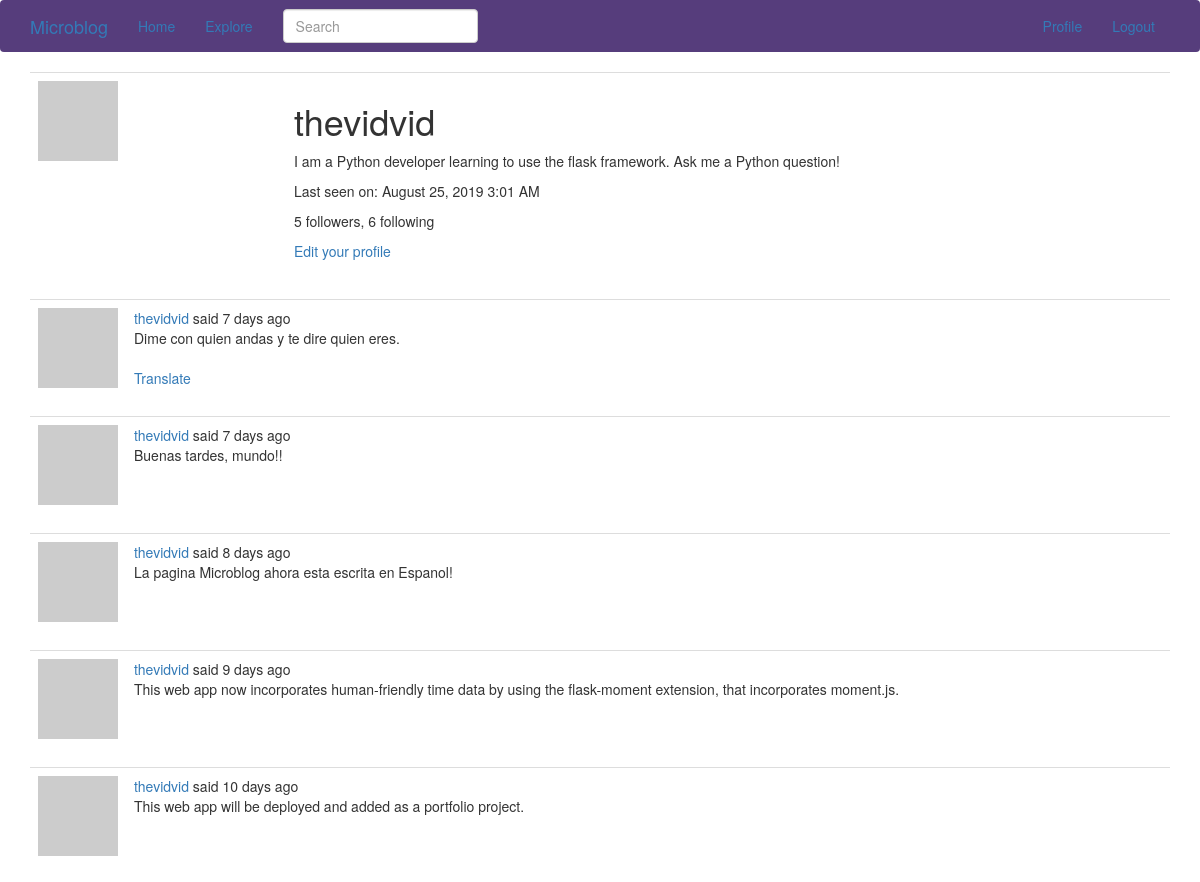
/user/thevidvid (signed in, upper part), run on an earlier commit of the app's database.
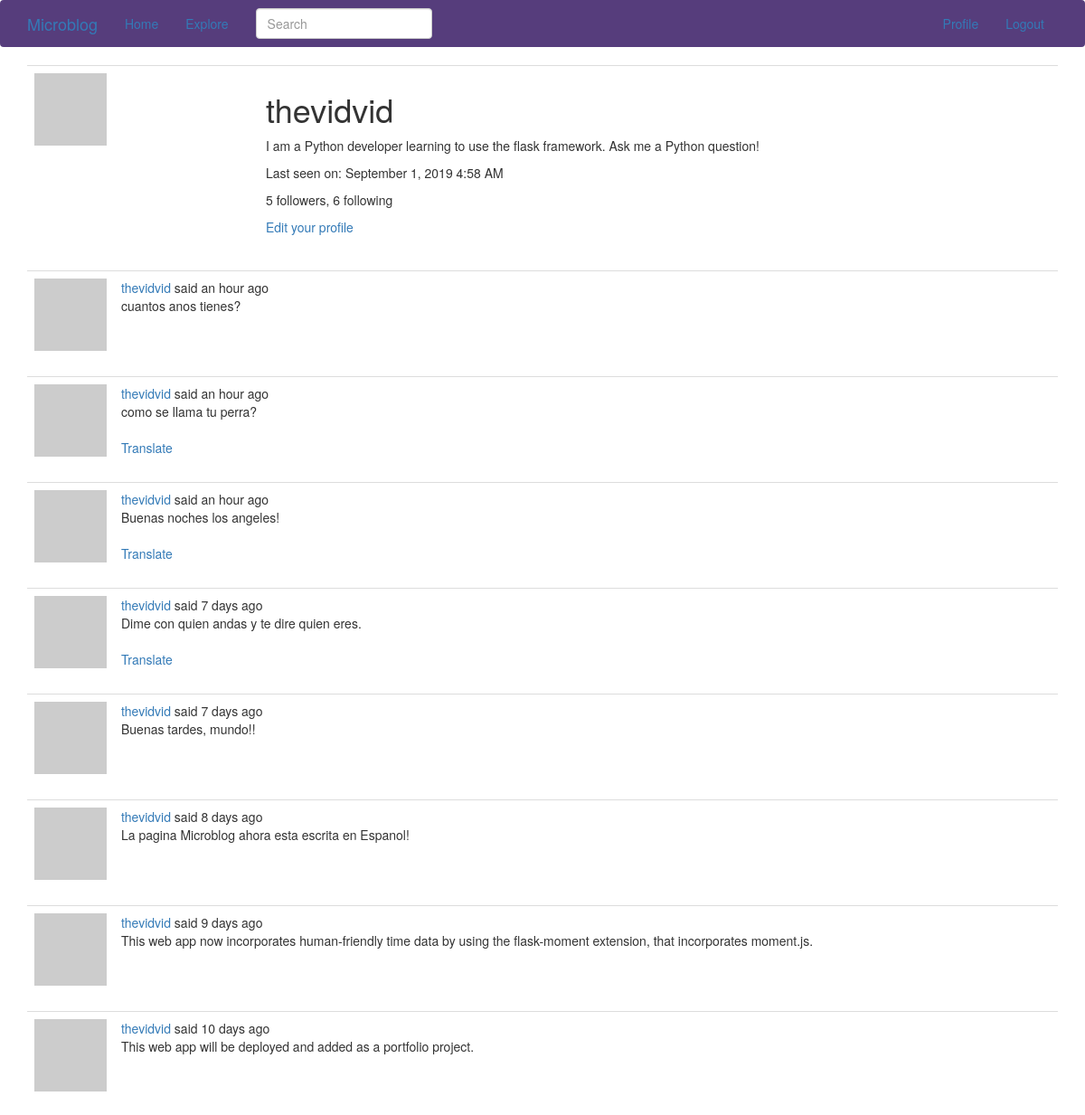
And on a later commit of the database.
### app/models.py (models this page shows, shortened)
class User(UserMixin, db.Model):
    id = db.Column(db.Integer, primary_key=True)
    username = db.Column(db.String(64), index=True, unique=True)
    email = db.Column(db.String(120), index=True, unique=True)
    password_hash = db.Column(db.String(128))
    posts = db.relationship('Post', backref='author', lazy='dynamic')
    about_me = db.Column(db.String(140))
    last_seen = db.Column(db.DateTime, default=datetime.utcnow)
    followed = db.relationship(
        'User', secondary=followers,
        primaryjoin=(followers.c.follower_id == id),
        secondaryjoin=(followers.c.followed_id == id),
        backref=db.backref('followers', lazy='dynamic'), lazy='dynamic')
    def avatar(self, size):
        digest = md5(self.email.lower().encode('utf-8')).hexdigest()
        return 'https://www.gravatar.com/avatar/{}?d=identicon&s={}'.format(
            digest, size)

class SearchableMixin(object):
    @classmethod
    def before_commit(cls, session):
        session._changes = {
            'add': list(session.new),
            'update': list(session.dirty),
            'delete': list(session.deleted)
        }
    @classmethod
    def after_commit(cls, session):
        for obj in session._changes['add']:
            if isinstance(obj, SearchableMixin):
                add_to_index(obj.__tablename__, obj)
        for obj in session._changes['update']:
            if isinstance(obj, SearchableMixin):
                add_to_index(obj.__tablename__, obj)
        for obj in session._changes['delete']:
            if isinstance(obj, SearchableMixin):
                remove_from_index(obj.__tablename__, obj)
        session._changes = None

class Post(SearchableMixin, db.Model):
    __searchable__ = ['body']
    id = db.Column(db.Integer, primary_key=True)
    body = db.Column(db.String(140))
    timestamp = db.Column(db.DateTime, index=True, default=datetime.utcnow)
    user_id = db.Column(db.Integer, db.ForeignKey('user.id'))
    language = db.Column(db.String(5))

### app/main/routes.py (the view)
@bp.route('/user/<username>')
@login_required
def user(username):
    user = User.query.filter_by(username=username).first_or_404()
    page = request.args.get('page', 1, type=int)
    posts = user.posts.order_by(Post.timestamp.desc()).paginate(
        page, current_app.config['POSTS_PER_PAGE'], False)
    next_url = url_for('main.user', username=user.username, page=posts.next_num) \
        if posts.has_next else None
    prev_url = url_for('main.user', username=user.username, page=posts.prev_num) \
        if posts.has_prev else None
    return render_template('user.html', user=user, posts=posts.items,
                           next_url=next_url, prev_url=prev_url)

### app/main/forms.py
class SearchForm(FlaskForm):
    q = StringField(_l('Search'), validators=[DataRequired()])
    def __init__(self, *args, **kwargs):
        if 'formdata' not in kwargs:
            kwargs['formdata'] = request.args
        if 'csrf_enabled' not in kwargs:
            kwargs['csrf_enabled'] = False
        super(SearchForm, self).__init__(*args, **kwargs)

### app/main/routes.py (called while the page is built)
@bp.before_app_request
def before_request():
    if current_user.is_authenticated:
        current_user.last_seen = datetime.utcnow()
        db.session.commit()
        g.search_form = SearchForm()
    g.locale = str(get_locale())

### app/models.py (called while the page is built)
@login.user_loader
def load_user(id):
    return User.query.get(int(id))

### app/templates/user.html (shortened to what this page needs)
{% extends "base.html" %}
{% block app_content %}
  <table class="table table-hover">
    <tr>
      <td width="256px"><img src="{{ user.avatar(256) }}" alt="avatar"></td>
      <td>
        <h1>{{ user.username }}</h1>
        {% if user.about_me %}
          <p>{{ user.about_me }}</p>
        {% endif %}
        {% if user.last_seen %}
          <p>{{ _('Last seen on') }}: {{ moment(user.last_seen).format('LLL') }}</p>
        {% endif %}
        <p>{{ _('%(count)d followers', count=user.followers.count()) }}, {{ _('%(count)d following', count=user.followed.count()) }}</p>
        {% if user == current_user %}
          <p><a href="{{ url_for('main.edit_profile') }}">{{ _('Edit your profile') }}</a></p>
        {% elif not current_user.is_following(user) %}
          <p><a href="{{ url_for('main.follow', username=user.username) }}">{{ _('Follow') }}</a></p>
        {% else %}
          <p><a href="{{ url_for('main.unfollow', username=user.username) }}">{{ _('Unfollow') }}</a></p>
        {% endif %}
      </td>
    </tr>
  </table>
  {% for post in posts %}
    {% include '_post.html' %}
  {% endfor %}
{% endblock %}

### app/templates/_post.html (shortened to what this page needs)
<table class="table table-hover">
  <tr>
    <td width="70px">
        <a href="{{ url_for('main.user', username=post.author.username) }}">
            <img src="{{ post.author.avatar(70) }}" />
        </a>
    </td>
    <td>
      {{ _('%(username)s said %(when)s',
        username=user_link, when=moment(post.timestamp).fromNow()) }}
      <br>
      <span id="post{{ post.id }}">{{ post.body }}</span>
      {% if post.language and post.language != g.locale %}
        <br><br>
        <span id="translation{{ post.id }}">
          <a href="javascript:translate(
                    '#post{{ post.id }}',
                    '#translation{{ post.id }}',
                    '{{ post.language }}',
                    '{{ g.locale }}');">{{ _('Translate') }}</a>
        </span>
      {% endif %}
    </td>
  </tr>
</table>

What changed in the data, as far as the page shows it:
changed User "thevidvid": last_seen "August 25, 2019 3:01 AM" → "September 1, 2019 4:58 AM"
added Post: body "cuantos anos tienes?"
added Post: body "como se llama tu perra?"
added Post: body "Buenas noches los angeles!"
